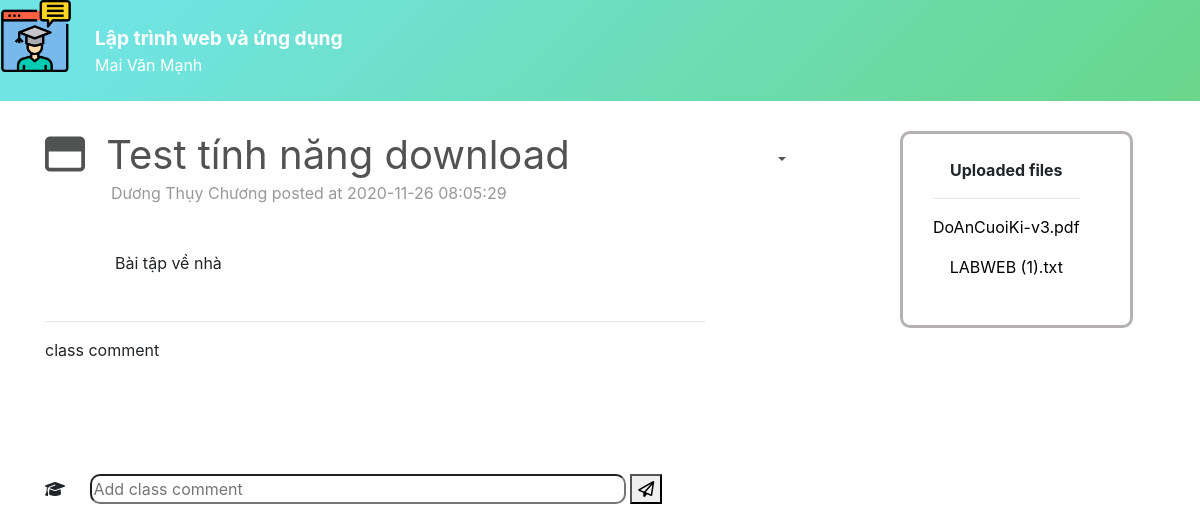
Page /public/announcement.php?id=5fbf61c9861 on the committed database.
### tables this page shows
CREATE TABLE `announcement` (
  `id` varchar(11) NOT NULL,
  `title` varchar(100) DEFAULT NULL,
  `news` varchar(200) DEFAULT NULL,
  `id_class` varchar(11) DEFAULT NULL,
  `created_by_id` int(11) DEFAULT NULL,
  `created_at` timestamp NOT NULL DEFAULT current_timestamp(),
  `updated_at` timestamp NULL DEFAULT NULL ON UPDATE current_timestamp()
);

CREATE TABLE `user` (
  `id` int(11) NOT NULL,
  `user_name` varchar(100) DEFAULT NULL,
  `fullname` varchar(100) DEFAULT NULL,
  `password` varchar(255) DEFAULT NULL,
  `date` date DEFAULT NULL,
  `email` varchar(100) DEFAULT NULL,
  `phone` char(15) DEFAULT NULL,
  `vkey` varchar(255) DEFAULT NULL,
  `verified` int(11) DEFAULT 0,
  `role` int(5) DEFAULT 0,
  `created_at` timestamp NULL DEFAULT NULL,
  `updated_at` timestamp NULL DEFAULT NULL ON UPDATE current_timestamp()
);

CREATE TABLE `file_upload_announce` (
  `id_file` int(11) NOT NULL,
  `id_announce` varchar(11) NOT NULL,
  `name` varchar(100) DEFAULT NULL
);

### libraries/Database.php (called while the page is built, shortened)
<?php
    class Database
    {
        public $link;
        public function __construct()
        {
            $this->link = mysqli_connect("localhost","root","","web_classroom") or die ();
            mysqli_set_charset($this->link,"utf8");
        }
        public function fetchOne($table , $query)
        {
            $sql  = "SELECT * FROM {$table} WHERE ";
            $sql .= $query;
            $sql .= "LIMIT 1";
            $result = mysqli_query($this->link,$sql) or die("Lỗi  truy vấn fetchOne " .mysqli_error($this->link));
            return mysqli_fetch_assoc($result);
        }
        public function fetchAllCondition($table , $query)
        {
            $sql = "SELECT * FROM {$table} WHERE $query" ;
            $result = mysqli_query($this->link,$sql) or die("Lỗi Truy Vấn fetchAll " .mysqli_error($this->link));
            $data = [];
            if( $result)
            {
                while ($num = mysqli_fetch_assoc($result))
                {
                    $data[] = $num;
                }
            }
            return $data;
        }
    }
?>

### autoload/autoload.php (called while the page is built, shortened)
<?php
require_once __DIR__. "/../libraries/Database.php";
require_once __DIR__. "/../libraries/Function.php";
$db = new Database;
?>

### libraries/Function.php (called while the page is built, shortened)
<?php
require_once __DIR__.'/../vendor/autoload.php';
require_once __DIR__. "/Database.php";
function base_url()
{
	return $url="http://localhost/Code/final-web-classroom/";
}
 ?>

### public/announcement.php (the view, shortened to what this page needs)
<?php
    require_once __DIR__. "/../autoload/autoload.php";
    $id = $_GET['id'];
    $detail_announcement = $db -> fetchOne('announcement',"id = '".$id."'");
    $data_user_created = $db -> fetchOne('user',"id = '".$detail_announcement['created_by_id']."'");
    $uploaded_files =$db -> fetchAllCondition('file_upload_announce',"id_announce = '".$detail_announcement['id']."'");
?>
<!DOCTYPE html>
<html>
    <head>
        <link href="css/style.css" rel="stylesheet" type="text/css" />
        <link rel="stylesheet" href="https://maxcdn.bootstrapcdn.com/bootstrap/4.5.2/css/bootstrap.min.css">
        <link rel="stylesheet" href="https://cdnjs.cloudflare.com/ajax/libs/font-awesome/4.7.0/css/font-awesome.min.css">
    </head>
    <body>
        <nav class="navbar navbar-expand bg-primary navbar-dark p-0 sticky-top">
            <ul class="navbar-nav w-100">
                <span onclick="openNav()"><img class="logo" src="image/logov2.png"></span>
                <li class="nav-item active">
                    <a class="nav-link anouncementnav" href="#">
                       <b id="tenlopannounce">Lập trình web và ứng dụng</b> </br>
                       Mai Văn Mạnh
                    </a>
                </li>
            </ul>
        </nav>
        <div class="container-sm ">
            <div class="row">
                <div class="col-lg-9">
                    <div class="announce">
                        <p id="tenannounce" > <i class="far fa-window-maximize"></i> <?php echo $detail_announcement['title'] ?>
                            <div class="dropdown dropdownannounce" >
                                <button class="btn btn-secondary dropdown-toggle" type="button" id="dropdownMenuButton-announcement" data-toggle="dropdown" aria-haspopup="true" aria-expanded="false">
                                </button>
                            </div>
                        </p>
                    </div>
                    <p id="dateannounce"> <?php echo $data_user_created['fullname'] ?> posted at <?php echo $detail_announcement['created_at'] ?></p>
                    <p id="teachercontent">
                    <?php echo $detail_announcement['news'] ?>
                    <hr style="width:80%; text-align:center; margin-left:0">
                    <p>class comment</p>
                    <form action='add_comment.php' method='POST'>
                        <input type='hidden' name='created_by_who' value=<?=$_SESSION['email']?>><br>
                        <input type='hidden' name='created_at' value=<?=date('d/m/Y h:i ')?>><br>
                        <input type='hidden' name='id_class' value=<?=$detail_announcement['id_class']?>><br>
                        <input type='hidden' name='id_announce' value=<?=$detail_announcement['id']?>><br>
                        <i class='classcomment fas fa-graduation-cap'></i>
                        <input id='classcomment' type='text' placeholder='Add class comment' name='content'>
                            <button type='submit' name='commentSubmit'>
                                <i class='far fa-paper-plane' ></i>
                            </button></br>
                    </form>
                </div>
                <div class="col-lg-3 ">
                    <div class="upload-announce">
                        <p><b>Uploaded files</b></p>
                        <hr style="width:100%; text-align:center; margin-left:0">
                        <?php foreach ($uploaded_files as $item):?>
                            <p> <a href="<?php echo base_url() ?>/public/uploads/announcement/<?php echo $item['name'] ?>" download ><?php echo $item['name'] ?></a> </p>
                        <?php endforeach ?>
                    </div>
                </div>
            </div>
        </div>
    </body>
</html>

### public/css/style.css (style rules this page uses)
.logo { height: 72px; font-size: 30px; cursor: pointer; }
a:link { color: black; }
.nav-link { padding-top: 1.5rem !important; padding-bottom: 1.5rem !important; }
ol, ul { list-style: none; }
.fa-window-maximize { margin-right: 10px; }
.navbar { background-image: linear-gradient(315deg, #69d68a 0%, #70e4e4 90%); }
.btn { margin-right: 12px; }
#classcomment { border-radius: 10px; width: 65%; margin-bottom: 30px; margin-left: 20px; outline: none; }
.anouncementnav { margin-left: 15px; }
#tenlopannounce { font-size: larger; }
#tenannounce { font-size: 40px; color: #515252; }
#dateannounce { margin-top: -20px; margin-left: 66px; color: rgb(153, 152, 152); }
#teachercontent { padding: 30px; margin-left: 40px; max-width: 650px; word-wrap: break-word; }
.upload-announce { margin-top: 30px; margin-left: 0px; border: 3px solid rgb(182, 177, 177); text-align: center; display: inline-table; padding-right: 50px; padding-left: 30px; padding-bottom: 30px; border-radius: 10px; }
.dropdownannounce { font-size: 10px; float: right; display: inline; margin-top: -60px; margin-right: 60px; }
#dropdownMenuButton-announcement { background-color: white; color: rgb(82, 80, 80); border: none; outline: none; }
body, html { height: 100%; margin: 0; }

### rows in the picture
announcement: title "Test tính năng download", created_at "2020-11-26 08:05:29", news "Bài tập về nhà"
user: fullname "Dương Thụy Chương"
file_upload_announce: name "DoAnCuoiKi-v3.pdf"
file_upload_announce: name "LABWEB (1).txt"
